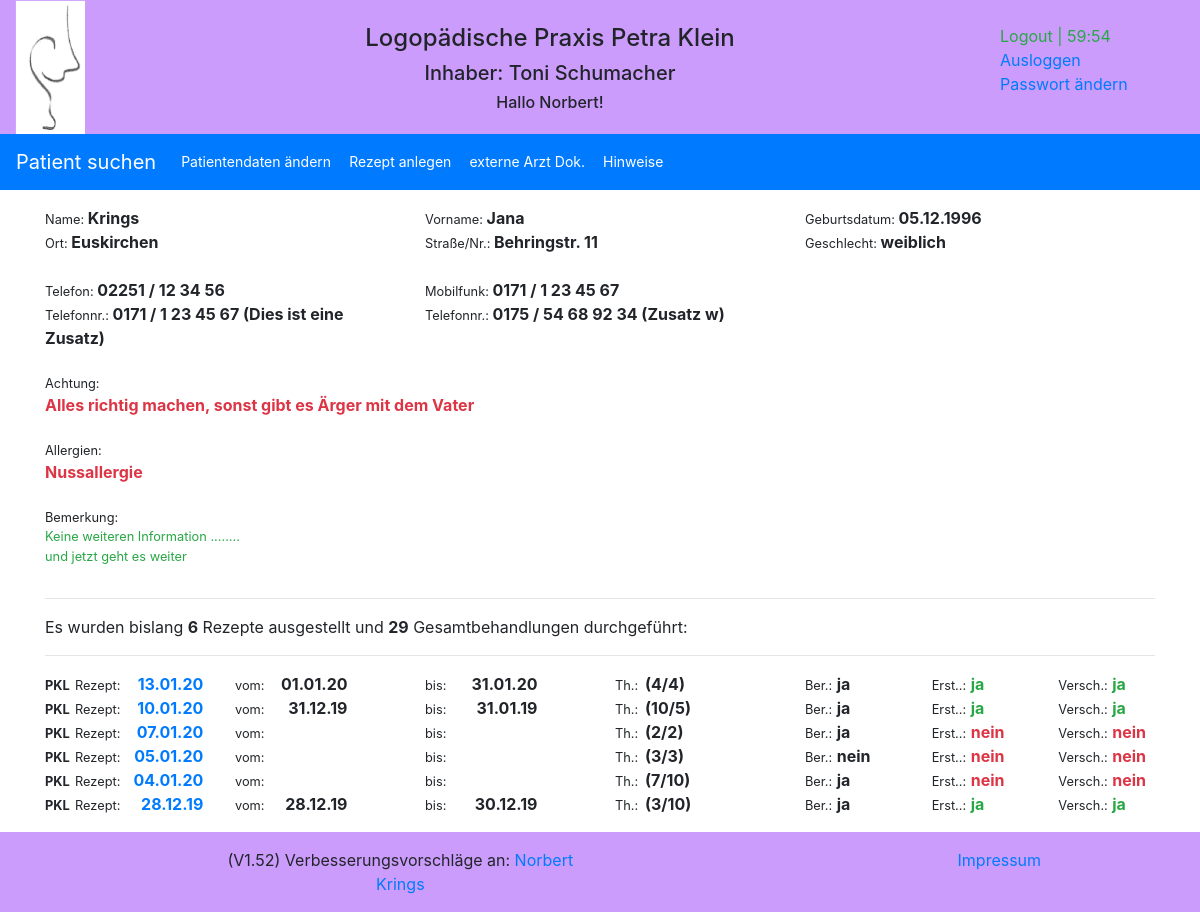
Page /reports/patient/1/ (signed in) on the committed database.
### reports/models.py (models this page shows, shortened)
class Patient(models.Model):
    GENDER = (
        ('1', 'weiblich'),
        ('2', 'männlich'),
    )
    pa_first_name = models.CharField(max_length=50)
    pa_last_name = models.CharField(max_length=50)
    pa_street = models.CharField(max_length=100)
    pa_zip_code = models.CharField(max_length=10, default='')
    pa_city = models.CharField(max_length=255)
    pa_phone = models.CharField(max_length=100, blank=True, default='', null=True)
    pa_cell_phone = models.CharField(max_length=100, blank=True, default='', null=True)
    pa_cell_phone_add1 = models.CharField(max_length=100, blank=True, default='', null=True)
    pa_cell_phone_add2 = models.CharField(max_length=100, blank=True, default='', null=True)
    pa_date_of_birth = models.DateField(default='1900-01-01')
    pa_gender = models.CharField(max_length=1, choices=GENDER, default='1')
    pa_attention = models.CharField(max_length=100, blank=True, default='')
    pa_allergy = models.CharField(max_length=100, blank=True, default='')
    pa_note = models.CharField(max_length=255, blank=True, default='')
    pa_active_no_yes = models.BooleanField(default=True, null=True)
    class Meta:
        constraints = [
            models.UniqueConstraint(fields=['pa_first_name', 'pa_last_name', 'pa_date_of_birth'], name='unique pa_name'),
        ]

class Therapy(models.Model):
    recipe_date = models.DateField(auto_now=False, auto_now_add=False)
    therapy_regulation_amount = models.IntegerField(blank=True, null=True)
    therapy_duration = models.CharField(max_length=10, default='')
    therapy_frequence = models.CharField(max_length=5, default='')
    therapy_rid_of = models.BooleanField(default=False, null=True)
    therapy_report_no_yes = models.BooleanField(default=True, null=True)
    therapy_homevisit_no_yes = models.BooleanField(default=False, null=True)
    therapy_indication_key = models.CharField(max_length=10, default='')
    therapy_icd_cod = models.CharField(max_length=10, default='')
    therapy_doctor = models.ForeignKey(Doctor, on_delete=models.CASCADE, default='')
    patients = models.ForeignKey(Patient, on_delete=models.CASCADE, default='')
    therapists = models.ForeignKey(Therapist, on_delete=models.CASCADE, default='', null=True)

class Therapist(models.Model):
    tp_first_name = models.CharField(max_length=50, blank=True, default='')
    tp_last_name = models.CharField(max_length=50, blank=True, default='')
    tp_initial = models.CharField(max_length=5, blank=True, default='')
    tp_user_logopakt = models.CharField(max_length=20, blank=True, default='')
    def __str__(self):
        return self.tp_initial

### reports/views.py (the view)
# urls.py: path('patient/<id>/', views.patient, name='patient'),
def patient(request, id=id):
    request.session.set_expiry(settings.SESSION_EXPIRE_SECONDS)
    try:
        patient_result = Patient.objects.get(id=id)
        patient_helper = patient_result.id
        patient_result.pa_phone = get_phone_design(patient_result.pa_phone)
        patient_result.pa_cell_phone = get_phone_design(patient_result.pa_cell_phone)
        patient_result.pa_cell_phone_add1 = get_special_phone_design(patient_result.pa_cell_phone_add1)
        patient_result.pa_cell_phone_add2 = get_special_phone_design(patient_result.pa_cell_phone_add2)
        therapy_result = Therapy.objects.filter(patients_id=patient_helper).order_by('-recipe_date')
        therapy_result_count = therapy_result.count()
        process_result_count = 0
        if Patient_Something.objects.filter(patient_id=id).exists():
            patient_something_value = Patient_Something.objects.get(patient_id=id)
        else:
            patient_something_value = ''
        i = 0
        for therapy_result_item in therapy_result:
            process_result_count = Process_report.objects.filter(
                therapy_id=therapy_result_item.id).count() + process_result_count
            therapy_result[i].single = Process_report.objects.filter(therapy_id=therapy_result_item.id).count()
            therapy_report_result = Therapy_report.objects.filter(therapy_id=therapy_result_item.id)
            try:
                therapy_result[i].therapy_start = therapy_report_result[0].therapy_start
                therapy_result[i].therapy_end = therapy_report_result[0].therapy_end
                therapy_result[i].report_date = therapy_report_result[0].report_date
                therapy_result[i].report_id = therapy_report_result[0].id
            except:
                logger.debug("Try Exception")
            i = i + 1
        logger.info('{:>2}'.format(request.user.id) + ' patient: Patient mit der ID: ' + str(id) + ' aufgerufen')
        return render(request, 'reports/patient.html', {'patient': patient_result,
                                                        'therapy': therapy_result,
                                                        'ps': patient_something_value,
                                                        'therapy_count': therapy_result_count,
                                                        'process_count': process_result_count
                                                        })
    except ObjectDoesNotExist:
        logger.debug('patient: Objekt existiert nicht')
        return redirect('/reports/')

### reports/templates/reports/patient.html (shortened to what this page needs)
{% extends "base.html" %}
{% block extrahead %}
    {% load static %}
    <link rel="stylesheet" href="{% static 'reports/style_e2.css' %}">
{% endblock %}
{% block nav %}
<nav class="navbar navbar-expand-sm bg-primary navbar-dark">
  <a class="navbar-brand" href="{% url 'reports:index' %}" >Patient suchen</a>
  <div class="collapse navbar-collapse" id="collapsibleNavbar">
    <ul class="navbar-nav">
      <li class="nav-item">
          <a class="btn btn-primary btn-sm" href="{% url 'reports:edit_patient' patient.id %}" role="button">Patientendaten ändern</a>
      </li>
      <li class="nav-item">
          <a class="btn btn-primary btn-sm" href="{% url 'reports:add_therapy' %}?id={{ patient.id }}" role="button">Rezept anlegen</a>
      </li>
      <li class="nav-item">
          <a class="btn btn-primary btn-sm" href="{% url 'reports:document' %}?id={{ patient.id }}" role="button">externe Arzt Dok.</a>
      </li>
      <li class="nav-item">
          {% if ps.patient_id %}
            <a class="btn btn-primary btn-sm" href="{% url 'reports:edit_pa_something' ps.id %}" role="button">Hinweise</a>
          {% else %}
            <a class="btn btn-primary btn-sm" href="{% url 'reports:add_pa_something' %}?id={{ patient.id }}" role="button">Hinweise</a>
          {% endif %}
      </li>
    </ul>
  </div>
</nav>
{% endblock %}
{% block content %}
<content>
    <div class="container">
        <div class="row">
            <div class="col-sm">
                <div class="small inline">Name: </div> <strong> {{ patient.pa_last_name}}</strong>
            </div>
            <div class="col-sm">
                <div class="small inline">Vorname: </div> <strong> {{ patient.pa_first_name}}</strong>
            </div>
            <div class="col-sm">
                <div class="small inline">Geburtsdatum: </div> <strong> {{ patient.pa_date_of_birth|date:"d.m.Y" }}</strong>
            </div>
        </div>
        <div class="row">
            <div class="col-sm">
                <div class="small inline">Ort: </div> <strong> {{ patient.pa_city}}</strong>
            </div>
            <div class="col-sm">
                <div class="small inline">Straße/Nr.: </div> <strong>  {{ patient.pa_street}}</strong>
            </div>
            <div class="col-sm">
                <div class="small inline">Geschlecht: </div> <strong>  {{ patient.get_pa_gender_display}}</strong>
            </div>
        </div>
        <br>
        <div class="row">
            <div class="col-sm">
                {% if patient.pa_phone %}
                <div class="small inline">Telefon: </div> <strong>  {{ patient.pa_phone }} </strong>
                {% else %}
                <div class="small inline">&nbsp;</div>
                {% endif %}
            </div>
            <div class="col-sm">
                {% if patient.pa_cell_phone %}
                <div class="small inline">Mobilfunk: </div> <strong>  {{ patient.pa_cell_phone }} </strong>
                {% else %}
                <div class="small inline">&nbsp;</div>
                {% endif %}
            </div>
            <div class="col-sm">
            </div>
        </div>
        <div class="row">
            <div class="col-sm">
                {% if patient.pa_cell_phone_add1 %}
                <div class="small inline">Telefonnr.: </div> <strong>  {{ patient.pa_cell_phone_add1 }} </strong>
                {% endif %}
            </div>
            <div class="col-sm">
                {% if patient.pa_cell_phone_add2 %}
                <div class="small inline">Telefonnr.: </div> <strong>  {{ patient.pa_cell_phone_add2 }} </strong>
                {% endif %}
            </div>
            <div class="col-sm">
            </div>
        </div>
        <br>
        {% if patient.pa_attention %}
        <div class="row">
            <div class="col-sm-8">
                <div class="small">Achtung: </div> <strong><div class="text-danger"> {{ patient.pa_attention }}</div></strong>
            </div>
            <div class="col-sm-4">
            </div>
        </div>
        <br>
        {% endif %}
        {% if patient.pa_allergy %}
        <div class="row">
            <div class="col-sm-8">
                <div class="small">Allergien: </div> <strong><div class="text-danger"> {{ patient.pa_allergy }}</div></strong>
            </div>
            <div class="col-sm-4">
            </div>
        </div>
        <br>
        {% endif %}
        {% if patient.pa_note %}
        <div class="row">
            <div class="col-sm">
                <div class="small">Bemerkung: </div> <div class="small text-success inline"> {{ patient.pa_note | linebreaks }}</div>
            </div>
        </div>
        {% endif %}
    </div>
    <div class="container">
        <hr>
        <div class="row">
            <div class="col-sm">
                Es wurden bislang <strong>{{ therapy_count }}</strong> Rezepte ausgestellt und <strong>{{ process_count }}</strong> Gesamtbehandlungen durchgeführt:
            </div>
        </div>
        <hr>
        {% for item in therapy %}
        <div class="row">
            <div class="col-sm-2 inline">
                <div class="row">
                    <div class="col-sm-1">
                        <div class="small inline">{% if item.therapists %} <strong>{{ item.therapists }}</strong> {% endif %}</div>
                    </div>
                    <div class="col-sm-4">
                        <div class="small inline">Rezept: </div>
                    </div>
                    <div class="col-sm-6">
                        <span class="float-right"><strong><a href="/reports/therapy/{{ item.id }}/"> {{ item.recipe_date|date:"d.m.y" }}</a></strong></span>
                    </div>
                </div>
            </div>
            <div class="col-sm-2">
                <div class="row">
                    <div class="col-sm-3">
                        <div class="small inline">vom: </div>
                    </div>
                    <div class="col-sm-6">
                        <span class="float-right"><strong>{{ item.therapy_start|date:"d.m.y" }}</strong></span>
                    </div>
                </div>
            </div>
            <div class="col-sm-2">
                <div class="row">
                    <div class="col-sm-3">
                        <div class="small inline">bis: </div>
                    </div>
                    <div class="col-sm-6">
                        <span class="float-right"><strong>{{ item.therapy_end|date:"d.m.y" }}</strong></span>
                    </div>
                </div>
            </div>
            <div class="col-sm-2">
                <div class="row">
                    <div class="col-sm-1">
                        <div class="small inline">Th.:</div>
                    </div>
                    <div class="col-sm-2">
                        <div class="inline"> <strong>({{ item.single }}/{{ item.therapy_regulation_amount }})</strong></div>
                    </div>
                </div>
            </div>
            <div class="col-sm-4">
                <div class="row">
                    <div class="col-sm-4">
                        <div class="small inline">Ber.:</div> <div class="inline"><strong>{% if item.therapy_report_no_yes %} ja {% else %} nein {% endif %}</strong></div>
                    </div>
                    <div class="col-sm-4">
                        <div class="small inline">Erst..:</div> <div class="inline"><strong>{% if item.therapy_end %}<div class="text-success inline">ja</div> {% else %} <div class="text-danger inline">nein</div> {% endif %}</strong></div>
                    </div>
                    <div class="col-sm-4">
                        <div class="small inline">Versch.:</div> <div class="inline"><strong>{% if item.report_date %} <div class="text-success inline">ja</div> {% else %} <div class="text-danger inline">nein</div> {% endif %}</strong></div>
                    </div>
                </div>
            </div>
        </div>
        {% endfor %}
    </div>
</content>
{% endblock %}

### reports/templates/header.html (shortened to what this page needs)
    {% load static %}
    <div class="container-fluid text-center header">
        <div class="row" >
            <div class="col-sm-1 d-none d-md-block">
                <img src="{% static 'reports/images/logopaedie.png' %}" width=70px margin="0" alt="Logopädie">
            </div>
            <div class="col-sm-9">
                <div class="row">
                    <div class="col-sm">
                    </div>
                </div>
                <div class="row">
                    <div class="col-sm">
                        <h4>Logopädische Praxis Petra Klein</h4>
                    </div>
                </div>
                <div class="row" >
                    <div class="col-sm d-none d-md-block">
                        <h5>Inhaber: Toni Schumacher</h5>
                    </div>
                </div>
                <div class="row">
                    <div class="col-sm d-none d-md-block">
                        <h6>{% if user.is_authenticated %} Hallo {{ user.first_name }}! {% endif %}</h6>
                    </div>
                </div>
            </div>
            <div class="col-sm-2 d-none d-md-block">
                <div class="row">&nbsp;</div>
                {% if user.is_authenticated %}
                <div class="row">
                    <div class="text-success">Logout |&nbsp;</div><div id="minutes" class="text-success">30</div><div class="text-success">:</div><div id="seconds" class="text-success">00</div>
                </div>
                <div class="row"><a href="{% url 'logout' %}">Ausloggen</a></div>
                <div class="row"><a href="{% url 'password_change' %}">Passwort ändern</a></div>
                {% endif %}
            </div>
        </div>
    </div>

### rows in the picture
Patient: pa_last_name "Krings", pa_first_name "Jana", pa_date_of_birth "05.12.1996", pa_city "Euskirchen", pa_street "Behringstr. 11", pa_gender "weiblich", pa_phone "02251 / 12 34 56", pa_cell_phone "0171 / 1 23 45 67", pa_cell_phone_add1 "0171 / 1 23 45 67 (Dies ist eine Zusatz)", pa_cell_phone_add2 "0175 / 54 68 92 34 (Zusatz w)", pa_attention "Alles richtig machen, sonst gibt es Ärger mit dem Vater", pa_allergy "Nussallergie", pa_note "Keine weiteren Information ........ und jetzt geht es weiter"
Therapy: therapists "PKL", recipe_date "13.01.20", therapy_start "01.01.20", therapy_end "31.01.20", single "4", therapy_regulation_amount "4", therapy_report_no_yes "ja"
Therapy: therapists "PKL", recipe_date "10.01.20", therapy_start "31.12.19", therapy_end "31.01.19", single "10", therapy_regulation_amount "5", therapy_report_no_yes "ja"
Therapy: therapists "PKL", recipe_date "07.01.20", single "2", therapy_regulation_amount "2", therapy_report_no_yes "ja", shows "nein"
Therapy: therapists "PKL", recipe_date "05.01.20", single "3", therapy_regulation_amount "3", therapy_report_no_yes "nein"
Therapy: therapists "PKL", recipe_date "04.01.20", single "7", therapy_regulation_amount "10", therapy_report_no_yes "ja", shows "nein"
Therapy: therapists "PKL", recipe_date "28.12.19", therapy_start "28.12.19", therapy_end "30.12.19", single "3", therapy_regulation_amount "10", therapy_report_no_yes "ja"

### other values in the picture
{{ user.first_name }} "Norbert"
{{ therapy_count }} "6"
{{ process_count }} "29"
